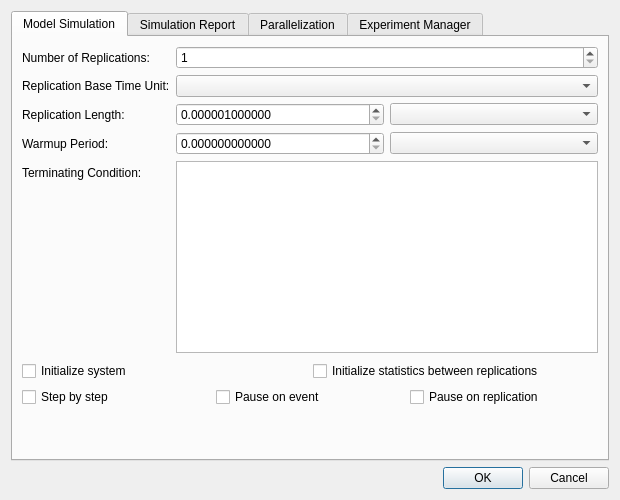
<?xml version="1.0" encoding="UTF-8"?>
<ui version="4.0">
 <class>DialogSimulationConfigure</class>
 <widget class="QDialog" name="DialogSimulationConfigure">
  <property name="windowModality">
   <enum>Qt::WindowModal</enum>
  </property>
  <property name="geometry">
   <rect>
    <x>0</x>
    <y>0</y>
    <width>620</width>
    <height>500</height>
   </rect>
  </property>
  <property name="windowTitle">
   <string>Configure Simulation</string>
  </property>
  <layout class="QVBoxLayout" name="verticalLayout">
   <item>
    <widget class="QTabWidget" name="tabWidgetSimulationConfigure">
     <property name="currentIndex">
      <number>0</number>
     </property>
     <widget class="QWidget" name="tabModelSimulation">
      <attribute name="title">
       <string>Model Simulation</string>
      </attribute>
      <layout class="QVBoxLayout" name="verticalLayoutModelSimulation">
       <item>
        <layout class="QFormLayout" name="formLayout">
         <property name="leftMargin">
          <number>0</number>
         </property>
         <property name="bottomMargin">
          <number>2</number>
         </property>
         <item row="0" column="0">
          <widget class="QLabel" name="labelNumberOfReplications">
           <property name="text">
            <string>Number of Replications:</string>
           </property>
           <property name="buddy">
            <cstring>spinBoxNumberOfReplications</cstring>
           </property>
          </widget>
         </item>
         <item row="0" column="1">
          <widget class="QSpinBox" name="spinBoxNumberOfReplications">
           <property name="minimum">
            <number>1</number>
           </property>
           <property name="maximum">
            <number>2147483647</number>
           </property>
           <property name="value">
            <number>1</number>
           </property>
          </widget>
         </item>
         <item row="1" column="0">
          <widget class="QLabel" name="labelReplicationBaseTimeUnit">
           <property name="text">
            <string>Replication Base Time Unit:</string>
           </property>
           <property name="buddy">
            <cstring>comboBoxReplicationBaseTimeUnit</cstring>
           </property>
          </widget>
         </item>
         <item row="1" column="1">
          <widget class="QComboBox" name="comboBoxReplicationBaseTimeUnit"/>
         </item>
         <item row="2" column="0">
          <widget class="QLabel" name="labelReplicationLength">
           <property name="text">
            <string>Replication Length:</string>
           </property>
           <property name="buddy">
            <cstring>doubleSpinBoxReplicationLength</cstring>
           </property>
          </widget>
         </item>
         <item row="2" column="1">
          <layout class="QHBoxLayout" name="horizontalLayoutReplicationLength">
           <item>
            <widget class="QDoubleSpinBox" name="doubleSpinBoxReplicationLength">
             <property name="decimals">
              <number>12</number>
             </property>
             <property name="minimum">
              <double>0.000001000000000</double>
             </property>
             <property name="maximum">
              <double>1000000000000.000000000000000</double>
             </property>
             <property name="singleStep">
              <double>1.000000000000000</double>
             </property>
            </widget>
           </item>
           <item>
            <widget class="QComboBox" name="comboBoxReplicationLengthTimeUnit"/>
           </item>
          </layout>
         </item>
         <item row="3" column="0">
          <widget class="QLabel" name="labelWarmUpPeriod">
           <property name="text">
            <string>Warmup Period:</string>
           </property>
           <property name="buddy">
            <cstring>doubleSpinBoxWarmUpPeriod</cstring>
           </property>
          </widget>
         </item>
         <item row="3" column="1">
          <layout class="QHBoxLayout" name="horizontalLayoutWarmUpPeriod">
           <item>
            <widget class="QDoubleSpinBox" name="doubleSpinBoxWarmUpPeriod">
             <property name="decimals">
              <number>12</number>
             </property>
             <property name="minimum">
              <double>0.000000000000000</double>
             </property>
             <property name="maximum">
              <double>1000000000000.000000000000000</double>
             </property>
             <property name="singleStep">
              <double>1.000000000000000</double>
             </property>
            </widget>
           </item>
           <item>
            <widget class="QComboBox" name="comboBoxWarmUpPeriodTimeUnit"/>
           </item>
          </layout>
         </item>
         <item row="4" column="0">
          <widget class="QLabel" name="labelTerminatingCondition">
           <property name="text">
            <string>Terminating Condition:</string>
           </property>
           <property name="buddy">
            <cstring>plainTextTerminatingCondition</cstring>
           </property>
          </widget>
         </item>
         <item row="4" column="1">
          <widget class="QPlainTextEdit" name="plainTextTerminatingCondition"/>
         </item>
        </layout>
       </item>
       <item>
        <layout class="QHBoxLayout" name="horizontalLayoutInitializers">
         <item>
          <widget class="QCheckBox" name="checkBoxInitializeSystem">
           <property name="text">
            <string>Initialize system</string>
           </property>
          </widget>
         </item>
         <item>
          <widget class="QCheckBox" name="checkBoxInitializeStatistics">
           <property name="text">
            <string>Initialize statistics between replications</string>
           </property>
          </widget>
         </item>
        </layout>
       </item>
       <item>
        <layout class="QHBoxLayout" name="horizontalLayoutExecution">
         <item>
          <widget class="QCheckBox" name="checkBoxStepByStep">
           <property name="text">
            <string>Step by step</string>
           </property>
          </widget>
         </item>
         <item>
          <widget class="QCheckBox" name="checkBoxPauseOnEvent">
           <property name="text">
            <string>Pause on event</string>
           </property>
          </widget>
         </item>
         <item>
          <widget class="QCheckBox" name="checkBoxPauseOnReplication">
           <property name="text">
            <string>Pause on replication</string>
           </property>
          </widget>
         </item>
        </layout>
       </item>
       <item>
        <spacer name="verticalSpacerModelSimulation">
         <property name="orientation">
          <enum>Qt::Vertical</enum>
         </property>
         <property name="sizeHint" stdset="0">
          <size>
           <width>20</width>
           <height>40</height>
          </size>
         </property>
        </spacer>
       </item>
      </layout>
     </widget>
     <widget class="QWidget" name="tabSimulationReport">
      <attribute name="title">
       <string>Simulation Report</string>
      </attribute>
      <layout class="QVBoxLayout" name="verticalLayoutSimulationReport">
       <item>
        <widget class="QLabel" name="labelSimulationReporterStatus">
         <property name="text">
          <string>No SimulationReporter_if instance is loaded.</string>
         </property>
         <property name="wordWrap">
          <bool>true</bool>
         </property>
        </widget>
       </item>
       <item>
        <widget class="QLabel" name="labelSimulationReporterPlaceholder">
         <property name="text">
          <string>This tab is reserved for editable SimulationReporter_if settings when reporter implementations expose GUI-editable options.</string>
         </property>
         <property name="wordWrap">
          <bool>true</bool>
         </property>
        </widget>
       </item>
       <item>
        <spacer name="verticalSpacerSimulationReport">
         <property name="orientation">
          <enum>Qt::Vertical</enum>
         </property>
         <property name="sizeHint" stdset="0">
          <size>
           <width>20</width>
           <height>40</height>
          </size>
         </property>
       </spacer>
      </item>
     </layout>
    </widget>
    <widget class="QWidget" name="tabParallelization">
     <attribute name="title">
      <string>Parallelization</string>
     </attribute>
     <layout class="QVBoxLayout" name="verticalLayoutParallelization">
      <item>
       <widget class="QLabel" name="labelParallelizationIntro">
        <property name="text">
         <string>Configure how simulation replications and experiment batches should be prepared for local or distributed parallel execution.</string>
        </property>
        <property name="wordWrap">
         <bool>true</bool>
        </property>
       </widget>
      </item>
      <item>
       <widget class="QGroupBox" name="groupBoxLocalParallelization">
        <property name="title">
         <string>Local parallelization</string>
        </property>
        <layout class="QFormLayout" name="formLayoutLocalParallelization">
         <item row="0" column="0" colspan="2">
          <widget class="QCheckBox" name="checkBoxParallelizationEnabled">
           <property name="text">
            <string>Enable local parallel execution preparation</string>
           </property>
          </widget>
         </item>
         <item row="1" column="0">
          <widget class="QLabel" name="labelParallelizationThreads">
           <property name="text">
            <string>Local Simulator instances / threads:</string>
           </property>
           <property name="buddy">
            <cstring>spinBoxParallelizationThreads</cstring>
           </property>
          </widget>
         </item>
         <item row="1" column="1">
          <widget class="QSpinBox" name="spinBoxParallelizationThreads">
           <property name="minimum">
            <number>1</number>
           </property>
           <property name="maximum">
            <number>1024</number>
           </property>
           <property name="value">
            <number>1</number>
           </property>
          </widget>
         </item>
         <item row="2" column="0">
          <widget class="QLabel" name="labelParallelizationBatchSize">
           <property name="text">
            <string>Batch size per scheduling cycle:</string>
           </property>
           <property name="buddy">
            <cstring>spinBoxParallelizationBatchSize</cstring>
           </property>
          </widget>
         </item>
         <item row="2" column="1">
          <widget class="QSpinBox" name="spinBoxParallelizationBatchSize">
           <property name="minimum">
            <number>1</number>
           </property>
           <property name="maximum">
            <number>1000000</number>
           </property>
           <property name="value">
            <number>100</number>
           </property>
          </widget>
         </item>
        </layout>
       </widget>
      </item>
      <item>
       <widget class="QGroupBox" name="groupBoxDistributedParallelization">
        <property name="title">
         <string>Distributed parallelization</string>
        </property>
        <layout class="QFormLayout" name="formLayoutDistributedParallelization">
         <item row="0" column="0" colspan="2">
          <widget class="QCheckBox" name="checkBoxDistributedParallelizationEnabled">
           <property name="text">
            <string>Enable distributed execution preparation</string>
           </property>
          </widget>
         </item>
         <item row="1" column="0">
          <widget class="QLabel" name="labelDistributedCoordinatorUrl">
           <property name="text">
            <string>Coordinator URL:</string>
           </property>
           <property name="buddy">
            <cstring>lineEditDistributedCoordinatorUrl</cstring>
           </property>
          </widget>
         </item>
         <item row="1" column="1">
          <widget class="QLineEdit" name="lineEditDistributedCoordinatorUrl">
           <property name="placeholderText">
            <string>https://genesys.example.org/optimizer</string>
           </property>
          </widget>
         </item>
         <item row="2" column="0">
          <widget class="QLabel" name="labelDistributedToken">
           <property name="text">
            <string>Access token:</string>
           </property>
           <property name="buddy">
            <cstring>lineEditDistributedToken</cstring>
           </property>
          </widget>
         </item>
         <item row="2" column="1">
          <widget class="QLineEdit" name="lineEditDistributedToken">
           <property name="echoMode">
            <enum>QLineEdit::Password</enum>
           </property>
           <property name="placeholderText">
            <string>Optional token for a future Genesys web service</string>
           </property>
          </widget>
         </item>
         <item row="3" column="0" colspan="2">
          <widget class="QPushButton" name="pushButtonConfigureDistributedParallelization">
           <property name="text">
            <string>Configure Distributed Service...</string>
           </property>
          </widget>
         </item>
        </layout>
       </widget>
      </item>
      <item>
       <widget class="QLabel" name="labelParallelizationStatus">
        <property name="text">
         <string>Local settings are stored in the GUI session. Distributed settings are a planned integration point for the Genesys worker application.</string>
        </property>
        <property name="wordWrap">
         <bool>true</bool>
        </property>
       </widget>
      </item>
      <item>
       <spacer name="verticalSpacerParallelization">
        <property name="orientation">
         <enum>Qt::Vertical</enum>
        </property>
        <property name="sizeHint" stdset="0">
         <size>
          <width>20</width>
          <height>40</height>
         </size>
        </property>
       </spacer>
      </item>
     </layout>
    </widget>
    <widget class="QWidget" name="tabExperimentManager">
     <attribute name="title">
      <string>Experiment Manager</string>
      </attribute>
      <layout class="QVBoxLayout" name="verticalLayoutExperimentManager">
       <item>
        <widget class="QLabel" name="labelExperimentManagerStatus">
         <property name="text">
          <string>No ExperimentManager instance is loaded.</string>
         </property>
         <property name="wordWrap">
          <bool>true</bool>
         </property>
        </widget>
       </item>
       <item>
        <widget class="QLabel" name="labelExperimentManagerPlaceholder">
         <property name="text">
          <string>This tab is reserved for editable ExperimentManager settings as the experiment kernel API stabilizes.</string>
         </property>
         <property name="wordWrap">
          <bool>true</bool>
         </property>
        </widget>
       </item>
       <item>
        <spacer name="verticalSpacerExperimentManager">
         <property name="orientation">
          <enum>Qt::Vertical</enum>
         </property>
         <property name="sizeHint" stdset="0">
          <size>
           <width>20</width>
           <height>40</height>
          </size>
         </property>
        </spacer>
       </item>
      </layout>
     </widget>
    </widget>
   </item>
   <item>
    <widget class="QDialogButtonBox" name="buttonBox">
     <property name="orientation">
      <enum>Qt::Horizontal</enum>
     </property>
     <property name="standardButtons">
      <set>QDialogButtonBox::Cancel|QDialogButtonBox::Ok</set>
     </property>
    </widget>
   </item>
  </layout>
 </widget>
 <tabstops>
  <tabstop>tabWidgetSimulationConfigure</tabstop>
  <tabstop>spinBoxNumberOfReplications</tabstop>
  <tabstop>comboBoxReplicationBaseTimeUnit</tabstop>
  <tabstop>doubleSpinBoxReplicationLength</tabstop>
  <tabstop>comboBoxReplicationLengthTimeUnit</tabstop>
  <tabstop>doubleSpinBoxWarmUpPeriod</tabstop>
  <tabstop>comboBoxWarmUpPeriodTimeUnit</tabstop>
  <tabstop>plainTextTerminatingCondition</tabstop>
  <tabstop>checkBoxInitializeSystem</tabstop>
  <tabstop>checkBoxInitializeStatistics</tabstop>
  <tabstop>checkBoxStepByStep</tabstop>
  <tabstop>checkBoxPauseOnEvent</tabstop>
  <tabstop>checkBoxPauseOnReplication</tabstop>
  <tabstop>checkBoxParallelizationEnabled</tabstop>
  <tabstop>spinBoxParallelizationThreads</tabstop>
  <tabstop>spinBoxParallelizationBatchSize</tabstop>
  <tabstop>checkBoxDistributedParallelizationEnabled</tabstop>
  <tabstop>lineEditDistributedCoordinatorUrl</tabstop>
  <tabstop>lineEditDistributedToken</tabstop>
  <tabstop>pushButtonConfigureDistributedParallelization</tabstop>
 </tabstops>
 <resources/>
 <connections>
  <connection>
   <sender>buttonBox</sender>
   <signal>accepted()</signal>
   <receiver>DialogSimulationConfigure</receiver>
   <slot>accept()</slot>
   <hints>
    <hint type="sourcelabel">
     <x>240</x>
     <y>478</y>
    </hint>
    <hint type="destinationlabel">
     <x>157</x>
     <y>274</y>
    </hint>
   </hints>
  </connection>
  <connection>
   <sender>buttonBox</sender>
   <signal>rejected()</signal>
   <receiver>DialogSimulationConfigure</receiver>
   <slot>reject()</slot>
   <hints>
    <hint type="sourcelabel">
     <x>308</x>
     <y>478</y>
    </hint>
    <hint type="destinationlabel">
     <x>286</x>
     <y>274</y>
    </hint>
   </hints>
  </connection>
 </connections>
</ui>
